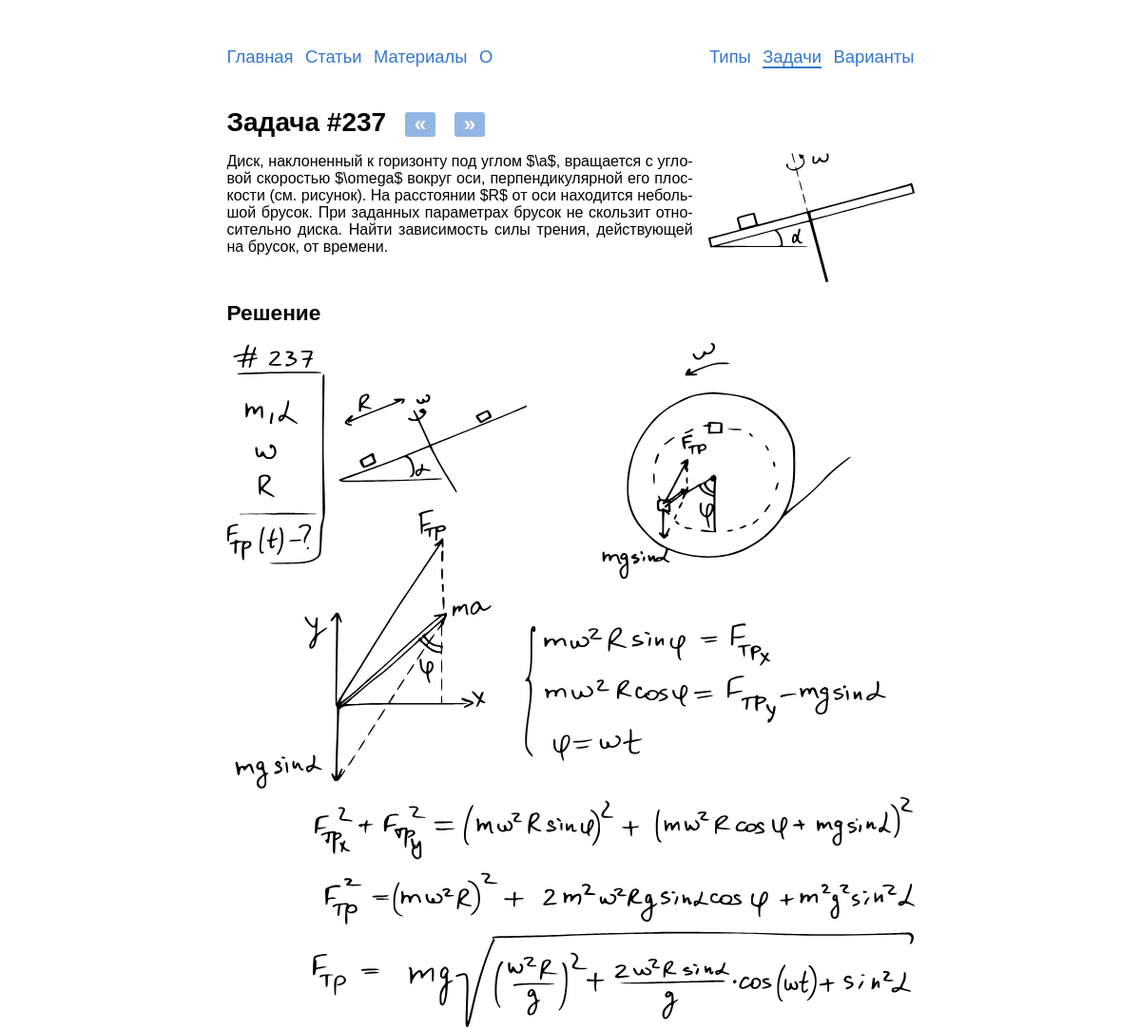
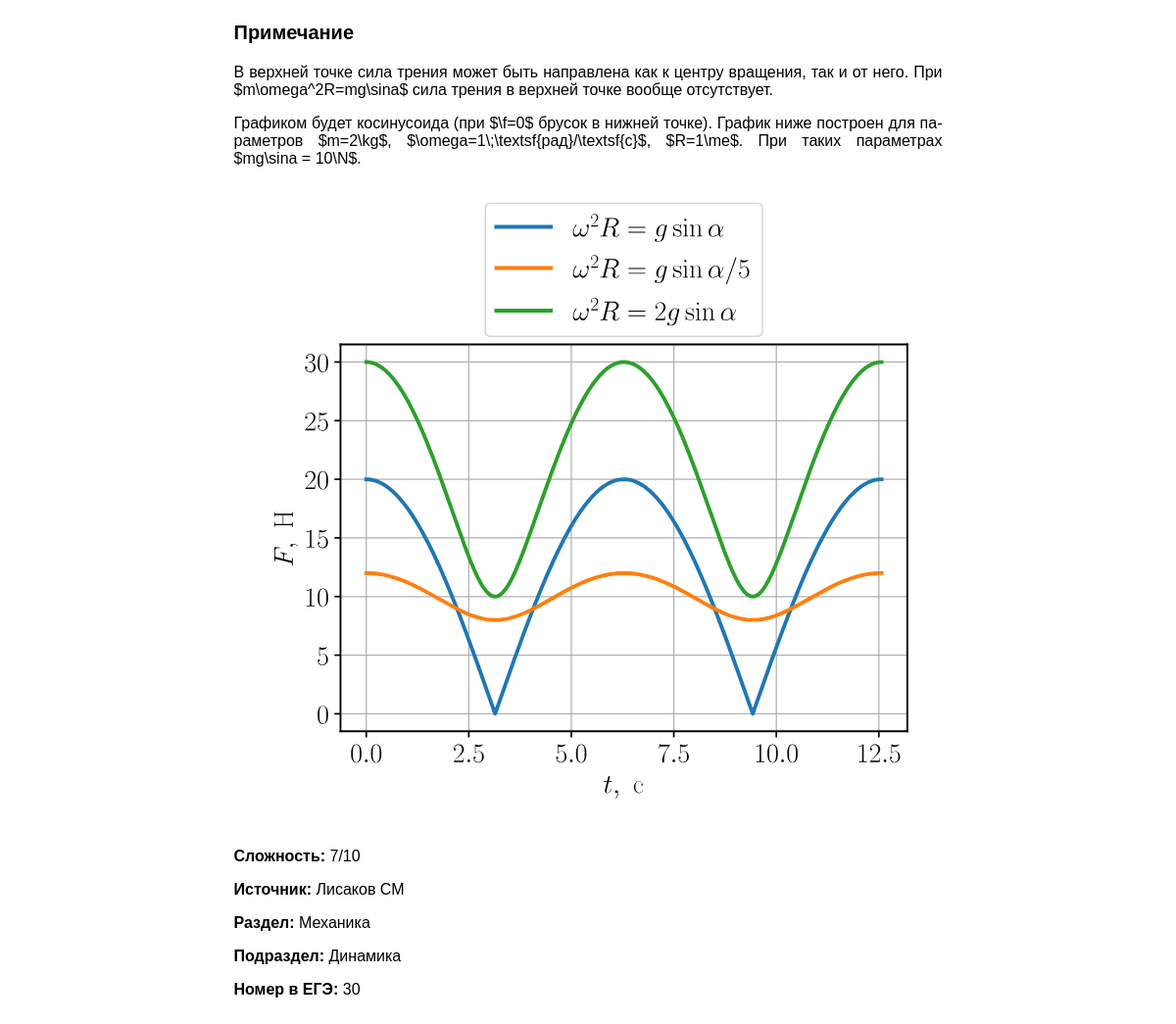
Page /problems/237/ on the earlier database version (2 pictures, top to bottom).
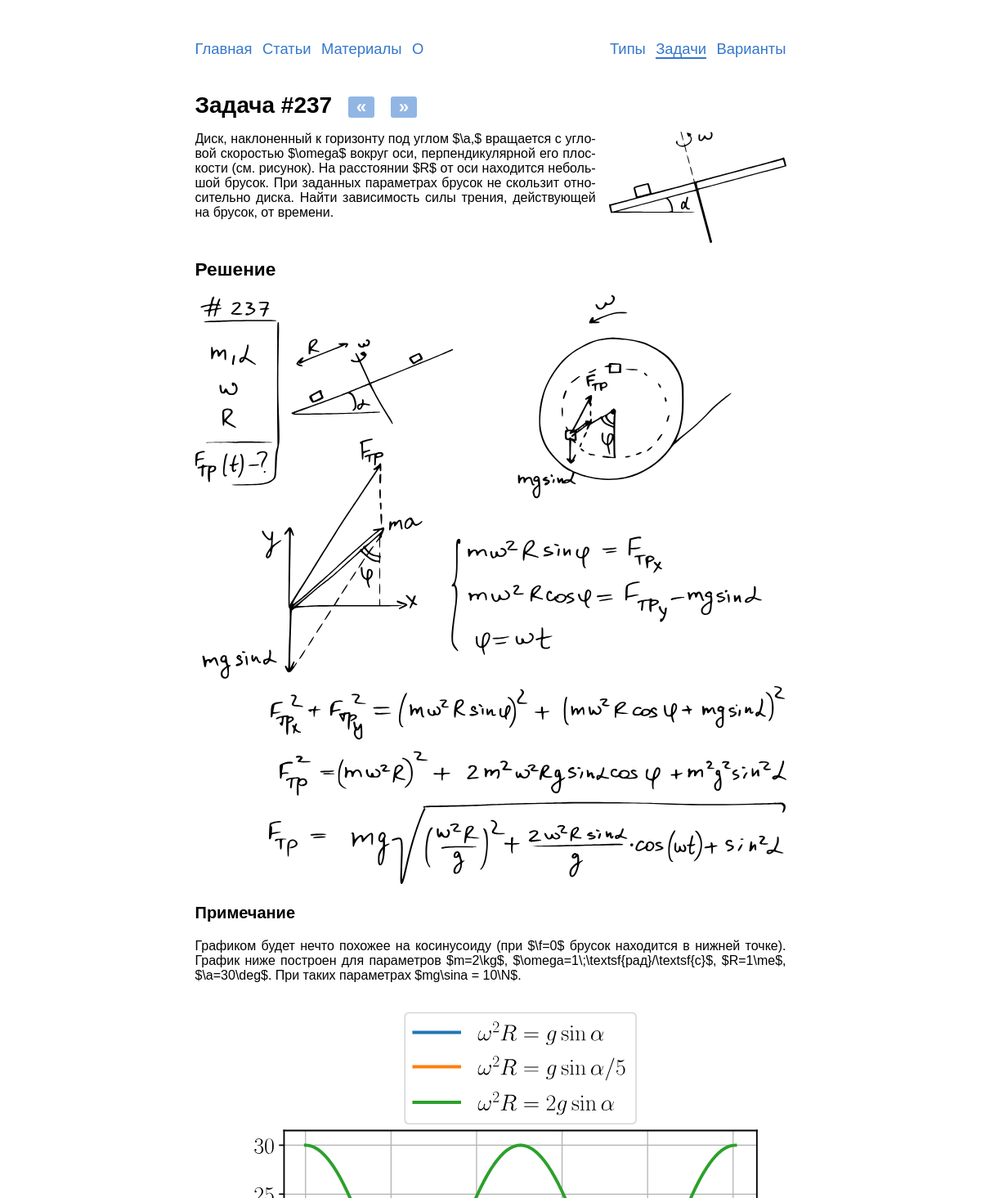
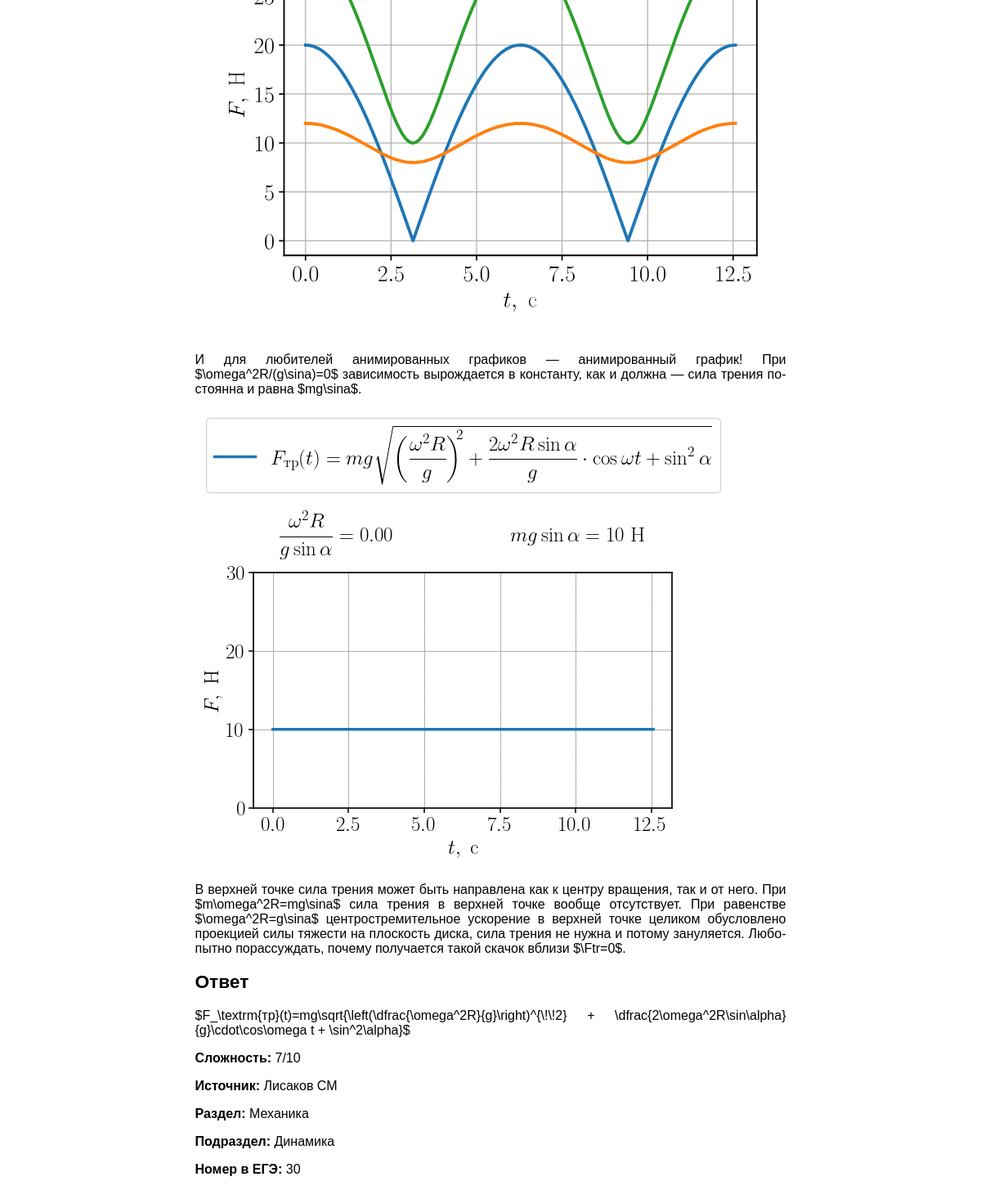
Same page on the later database version (2 pictures, top to bottom).
### problems/models.py (models this page shows, shortened)
class Problem(models.Model):
    objects = ProblemManager()
    text = models.TextField('условие',
                            max_length=6000,
                            help_text='Максимум 6 тыс. символов '
                            '(если мало - обратитесь к создательнице сайта)')
    solution = models.TextField('решение',
                                max_length=6000,
                                help_text='Максимум 6 тыс. символов',
                                blank=True,
                                null=True)
    answer = models.TextField('ответ',
                              max_length=1000,
                              help_text='Максимум 1 тыс. символов',
                              blank=True,
                              null=True)
    complexity = models.PositiveSmallIntegerField('сложность',
                                                  help_text=('число от 1 до 10'
                                                             ' включительно'),
                                                  blank=True,
                                                  null=True,
                                                  validators=(
                                                      [MinValueValidator(1),
                                                       MaxValueValidator(10)]))
    author = models.ForeignKey(User,
                               on_delete=models.CASCADE,
                               editable=False,
                               verbose_name='автор')
    date = models.DateField('дата добавления',
                            auto_now_add=True)
    tags = models.ManyToManyField(Tag,
                                  verbose_name='тэги',
                                  blank=True)
    source = models.ForeignKey(Source,
                               on_delete=models.CASCADE,
                               verbose_name='источник',
                               blank=True,
                               null=True)
    category = models.ForeignKey(Category,
                                 on_delete=models.CASCADE,
                                 verbose_name='раздел',
                                 blank=True,
                                 null=True)
    subcategory = models.ForeignKey(Subcategory,
                                    on_delete=models.CASCADE,
                                    verbose_name='подраздел',
                                    blank=True,
                                    null=True)
    type_ege = models.ForeignKey(TypeInEGE,
                                 on_delete=models.CASCADE,
                                 verbose_name='Тип задания',
                                 null=True)
    class Meta:
        verbose_name = 'задача'
        verbose_name_plural = 'задачи'
        default_related_name = 'problems'

class Source(models.Model):
    name = models.CharField('название',
                            max_length=500,
                            help_text='Максимум 500 символов')
    class Meta:
        verbose_name = 'источник'
        verbose_name_plural = 'источники'
        default_related_name = 'source'
        ordering = ['name']
    def __str__(self):
        return self.name

class CategoryBaseModel(models.Model):
    name = models.CharField('название',
                            max_length=150,
                            help_text='Максимум 150 символов')
    slug = models.SlugField('слаг',
                            max_length=150,
                            help_text=('Слаг - текстовый идентификатор,'
                                       ' с помощью которого будут'
                                       ' генерироваться ссылки'))
    class Meta:
        abstract = True
    def __str__(self):
        return self.name

class Category(CategoryBaseModel):
    class Meta:
        verbose_name = 'раздел'
        verbose_name_plural = 'разделы'
        default_related_name = 'category'
        ordering = ['name']

class Subcategory(CategoryBaseModel):
    category = models.ForeignKey(Category,
                                 verbose_name='категория',
                                 on_delete=models.CASCADE,
                                 default=None,
                                 null=True,
                                 blank=False)
    class Meta:
        verbose_name = 'подраздел'
        verbose_name_plural = 'подразделы'
        default_related_name = 'subcategory'
        ordering = ['name']

class TypeInEGE(models.Model):
    objects = TypeInEGEManager()
    number = models.PositiveSmallIntegerField('номер')
    max_score = models.PositiveSmallIntegerField('максимальное количество'
                                                 ' баллов')
    part_ege = models.ForeignKey(PartOfEGE,
                                 on_delete=models.CASCADE,
                                 verbose_name='часть ЕГЭ',
                                 default=1)
    class Meta:
        verbose_name = 'тип'
        verbose_name_plural = 'типы'
        default_related_name = 'type'
        ordering = ['number']
    def __str__(self):
        return str(self.number)

### problems/views.py (the view)
# urls.py: re_path(r'^(?P<pk>[1-9]\d*)/$', views.ProblemView.as_view(),
class ProblemView(DetailView):
    model = Problem
    template_name = 'problems/problem_detail.html'
    context_object_name = 'problem'
    def get_queryset(self):
        return Problem.objects.detail()
    def get_context_data(self, **kwargs):
        data = super().get_context_data(**kwargs)
        problem_pk = self.kwargs['pk']
        data['next_problem'] = (Problem.objects
                                       .all()
                                       .filter(id=int(problem_pk) + 1)
                                       .exists())
        data['previous_problem'] = (Problem.objects
                                           .all()
                                           .filter(id=int(problem_pk) - 1)
                                           .exists())
        return data

### problems/managers.py (called while the page is built)
    def detail(self):
        return (
            self.get_queryset()
            .prefetch_related('tags')
            .select_related('source', 'category', 'subcategory',
                            'type_ege')
        )

### problems/templatetags/abbr.py (called while the page is built)
def replace_by_dic(el, dic):
    for i, j in dic.items():
        el = el.replace(i, j)
    return el

@register.filter()
@stringfilter
def abbr(value):
    return replace_by_dic(value, abbr_dic)

### problems/templatetags/markdown_extras.py (called while the page is built)
@register.filter()
@stringfilter
def markdown(value):
    return md.markdown(value, extensions=['markdown.extensions.fenced_code',
                                          'footnotes'])

### templates/problems/problem_detail.html (shortened to what this page needs)
{% extends "base.html" %}
{% load markdown_extras %}
{% load abbr %}
{% block content %}
  <div class="card">
    <h1 class="card-title">Задача #{{problem.id}}
      {% if previous_problem %}
        <a class="lnk_btn no-print" href="/problems/{{problem.id|add:"-1"}}" title="#{{problem.id|add:"-1"}}">«</a>
      {% endif %}
      {% if next_problem %}
        <a class="lnk_btn no-print" href="/problems/{{problem.id|add:"+1"}}" title="#{{problem.id|add:"+1"}}">»</a>
      {% endif %}
    </h1>
    <div class="problem">{{problem.text|markdown|abbr|safe}}</div>
    {% if problem.solution%}<h2>Решение</h2><div class="solution">{{problem.solution|markdown|safe}}</div>{% endif %}
    {% if problem.answer%}<h2>Ответ </h2><div class="answer">{{problem.answer|markdown|safe}}</div>{% endif %}
    {% if problem.complexity%}<p><b>Сложность: </b>{{problem.complexity}}/10</p>{% endif %}
    {% if problem.source%}<p><b>Источник: </b>{{problem.source}}</p>{% endif %}
    {% if problem.category%}<p><b>Раздел: </b>{{problem.category}}</p>{% endif %}
    {% if problem.subcategory%}<p><b>Подраздел: </b>{{problem.subcategory}}</p>{% endif %}
    <p><b>Номер в ЕГЭ: </b>{{problem.type_ege}}</p>
    </div>
{% endblock %}

### templates/base.html (shortened to what this page needs)
{% load static %}
<!DOCTYPE html>
<html lang=ru>
  <head>
    <link rel=stylesheet href={% static 'css/style.css'%}>
  </head>
  <body>
    <header>
      {% include "includes/nav.html" %}
    </header>
    <main>
      {% block content %}Пусто :({% endblock %}
    </main>
  </body>
</html>

### templates/includes/nav.html (shortened to what this page needs)
<nav class="no-print">
  <div class='nav-left'>
    <a href="/"{% if request.path == '/' %} class='current_nav'{% endif %}>Главная</a>
    <a href="/articles/"{% if '/articles' in request.path %} class='current_nav'{% endif %}>Статьи</a>
    <a href="/blanks/"{% if '/blanks/' in request.path %} class='current_nav'{% endif %}>Материалы</a>
    <a href="/about/"{% if '/about/' in request.path %} class='current_nav'{% endif %}>О</a>
  </div>
  <div class="nav-right">
    <a href="{% url 'typesinege:list'%}"{% if '/types/' in request.path %} class='current_nav'{% endif %}>Типы</a>
    <a href="{% url 'problems:list'%}"{% if '/problems/' in request.path %} class='current_nav'{% endif %}>Задачи</a>
    <a href="{% url 'variants:list'%}"{% if '/variants/' in request.path %} class='current_nav'{% endif %}>Варианты</a>
  </div>
</nav>

### static/css/style.css (style rules this page uses)
html { overflow-y: scroll; }
body { -webkit-hyphens: auto; -moz-hyphens: auto; -ms-hyphens: auto; hyphens: auto; margin: 0px auto; width: 723px; max-width: 100%; font-family: Tahoma, Arial; text-align: justify; font-size: 12pt; margin-bottom:12ex; }
h1, h2, h3, h4, h5, h6 { text-align: left; }
h1 { font-size:21pt; }
h2 { font-size:17pt; }
h3 { font-size:15pt; }
.problem { overflow-y: auto; overflow-x: hidden; }
.card-title { margin-bottom:0; }
a { text-decoration: none; color: #3377cc; }
nav { margin: 5ex 0 4ex 0; display: flex; justify-content: space-between; word-spacing: 6pt; }
.nav-left, .ta-left { text-align:left; }
.nav-right, .ta-right { text-align:right; }
nav a { line-height: 2em; font-size: 115%; -webkit-hyphens: none; -moz-hyphens: none; -ms-hyphens: none; hyphens: none; }
.mw150 { min-width: 150px; }
.right { float:right; padding-left:1em; }
a.lnk_btn { border-radius: 3px; background-color: #3377ccaa; font-weight:900; color: white; line-height:inherit; padding: 2px 10px 3px; }
h1>a.lnk_btn { margin-left:1ex; font-size:80%; padding: 0px 10px 1px; background-color: #3377cc88; }
.current_nav { border-bottom: solid 2px; }

Differences in the rows shown:
changed Problem "Лисаков СМ": text|abbr "…к горизонту под углом $\\a$, вращается с угловой скоростью…" → "…к горизонту под углом $\\a,$ вращается с угловой скоростью…"; solution: a different picture; solution "Примечание В верхней точке сила трения может быть направлена как к центру вращения, так и от него. При $m\\omega^2R=mg\\sina$ сила трения в верхней точке вообще отсутствует. Графиком будет косинусоида (при $\\f=0$ брусок в нижней точке). График ниже построен для параметров $m=2\\kg$, $\\omega=1\\;\\textsf{рад}/\\textsf{с}$, $R=1\\me$. При таких параметрах $mg\\sina = 10\\N$." → "Примечание Графиком будет нечто похожее на косинусоиду (при $\\f=0$ брусок находится в нижней точке). График ниже построен для параметров $m=2\\kg$, $\\omega=1\\;\\textsf{рад}/\\textsf{с}$, $R=1\\me$, $\\a=30\\deg$. При таких параметрах $mg\\sina = 10\\N$. И для любителей анимированных графиков — анимированный график! При $\\omega^2R/(g\\sina)=0$ зависимость вырождается в константу, как и должна — сила трения постоянна и равна $mg\\sina$. В верхней точке сила трения может быть направлена как к центру вращения, так и от него. При $m\\omega^2R=mg\\sina$ сила трения в верхней точке вообще отсутствует. При равенстве $\\omega^2R=g\\sina$ центростремительное ускорение в верхней точке целиком обусловлено проекцией…"; answer (not shown) → "$F_\\textrm{тр}(t)=mg\\sqrt{\\left(\\dfrac{\\omega^2R}{g}\\right)^{\\!\\!2} + \\dfrac{2\\omega^2R\\sin\\alpha}{g}\\cdot\\cos\\omega t + \\sin^2\\alpha}$"
Other differences:
text now shown: "Ответ"
